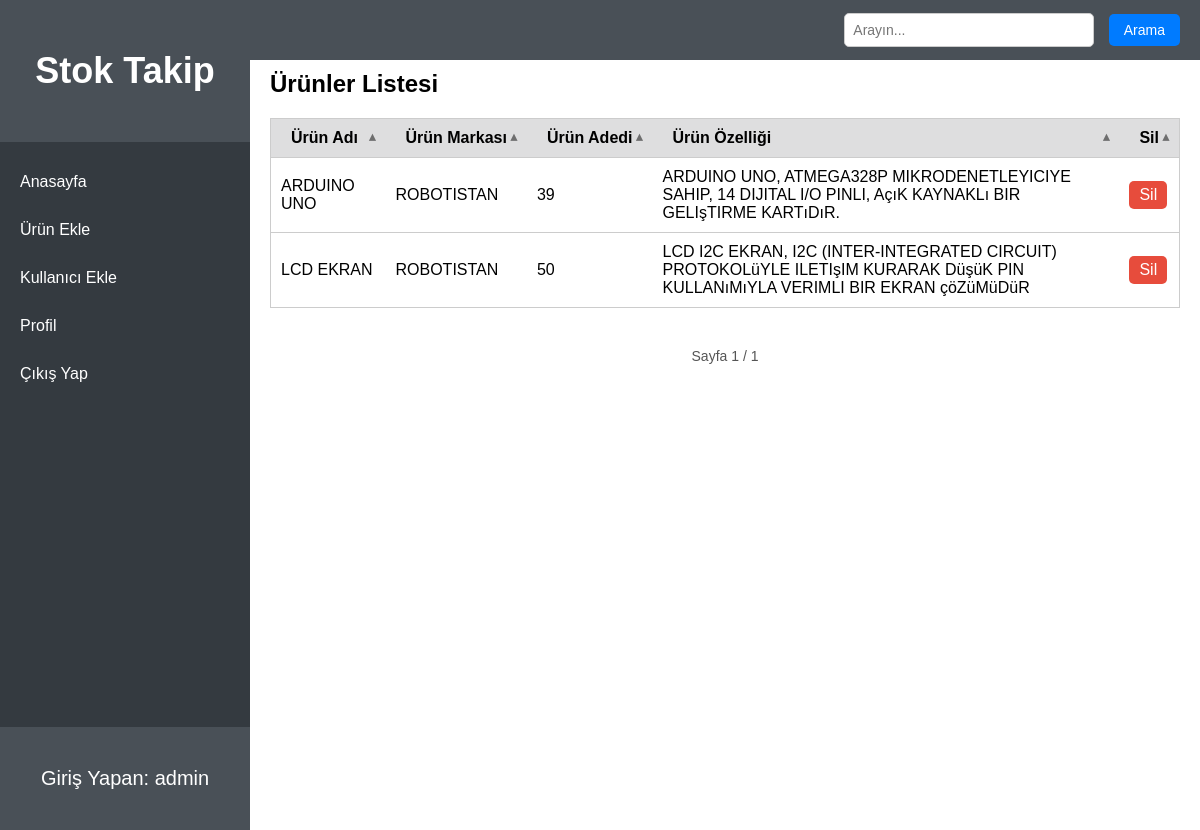
/anasayfa (signed in), run on the app's committed database.
### tables this page shows
CREATE TABLE "Urunler" (
	"UrunID"	INTEGER UNIQUE,
	"UrunAdi"	INTEGER,
	"UrunMarkasi"	TEXT,
	"UrunAdedi"	INTEGER,
	"UrunOzelligi"	TEXT,
	PRIMARY KEY("UrunID" AUTOINCREMENT)
);

### app.py (the view)
@app.route("/anasayfa", methods=["GET", "POST"])
def anasayfa():
    connection = create_connection()
    cursor = connection.cursor()
    page = request.args.get("page", 1, type=int)
    items_per_page = 10  # Her sayfada gösterilecek ürün sayısı
    offset = (page - 1) * items_per_page  # Sayfa başına gelen ürün sayısı
    arama = request.args.get("search")  # Arama kontrolü
    if arama:
        cursor.execute("""
            SELECT UPPER(UrunAdi), UPPER(UrunMarkasi), UrunAdedi, UPPER(UrunOzelligi)
            FROM Urunler
            WHERE UrunAdi LIKE ? OR UrunMarkasi LIKE ? OR UrunOzelligi LIKE ?
            LIMIT ? OFFSET ?
        """, ('%' + arama + '%', '%' + arama + '%', '%' + arama + '%', items_per_page, offset))
    else:
        cursor.execute("""
            SELECT UrunID, UPPER(UrunAdi), UPPER(UrunMarkasi), UrunAdedi, UPPER(UrunOzelligi)
            FROM Urunler
            LIMIT ? OFFSET ?
        """, (items_per_page, offset))
    urunler = cursor.fetchall()
    cursor.execute("SELECT COUNT(*) FROM Urunler")
    total_items = cursor.fetchone()[0]
    total_pages = (total_items // items_per_page) + (1 if total_items % items_per_page else 0)
    return render_template("anasayfa.html", urunler=urunler, title="Anasayfa", page=page, total_pages=total_pages)

### app.py (called while the page is built)
def create_connection():
    return sqlite3.connect(database_dir)

### templates/anasayfa.html (shortened to what this page needs)
{% extends "base.html" %}
{% block icerik %}
<div class="main-content">
    <div class="urunler">
        <h2>Ürünler Listesi</h2>
        <table id="urunlerTable">
            <thead class="sutunBasliklari">
                <tr>
                    <th onclick="sortTable(1)">Ürün Adı</th>
                    <th onclick="sortTable(2)">Ürün Markası</th>
                    <th onclick="sortTable(3)">Ürün Adedi</th>
                    <th onclick="sortTable(4)">Ürün Özelliği</th>
                    <th>Sil</th>
                </tr>
            </thead>
            <tbody>
                {% for urun in urunler %}
                <tr>
                    <td>{{ urun[1] }}</td>
                    <td>{{ urun[2] }}</td>
                    <td>{{ urun[3] }}</td>
                    <td>{{ urun[4] }}</td>
                    <td>
                        <form action="/urunsil/{{ urun[0] }}" method="POST" onsubmit="return confirm('Bu ürünü silmek istediğinizden emin misiniz?');">
                            <button type="submit" class="delete-button">Sil</button>
                        </form>
                    </td>
                </tr>
                {% endfor %}
            </tbody>
        </table>
        <div class="container">
            <div class="pagination">
                <span class="pagination-info">Sayfa {{ page }} / {{ total_pages }}</span>
            </div>
        </div>
    </div>
</div>
{% endblock %}

### static/css/stil.css (style rules this page uses)
* { box-sizing: border-box; }
body { display: flex; justify-content: center; align-items: center; height: 100vh; margin: 0; background-color: #f8f9fa; font-family: 'Gill Sans', 'Gill Sans MT', Calibri, 'Trebuchet MS', sans-serif; }
.container { max-width: 1200px; margin: 0 auto; padding: 20px; }
.main-content { flex-grow: 1; padding: 20px; background-color: #ffffff; min-height: 100vh; margin-left: 250px; margin-top: 60px; overflow-y: auto; }
table { border: 1px solid #ccc; width: 100%; text-align: left; margin-top: 20px; border-collapse: collapse; }
th, td { padding: 10px; border-bottom: 1px solid #ccc; }
th { padding: 10px 20px; background-color: #dededf; cursor: pointer; position: relative; white-space: nowrap; }
th::after { content: '\25B4'; font-size: 0.8em; position: absolute; right: 10px; opacity: 0.5; transition: transform 0.3s ease; }
button { padding: 10px 20px; background-color: #007bff; color: white; border: none; border-radius: 4px; cursor: pointer; font-size: 16px; }
.delete-button { background-color: #e74c3c; color: white; border: none; padding: 5px 10px; cursor: pointer; border-radius: 5px; }
.pagination { display: flex; justify-content: center; align-items: center; margin-top: 20px; gap: 10px; }
.pagination-info { font-size: 14px; color: #555; }

### data on the page
Urunler: UrunAdi "ARDUINO UNO", UrunMarkasi "ROBOTISTAN", UrunAdedi "39", UrunOzelligi "ARDUINO UNO, ATMEGA328P MIKRODENETLEYICIYE SAHIP, 14 DIJITAL I/O PINLI, AçıK KAYNAKLı BIR GELIşTIRME KARTıDıR."
Urunler: UrunAdi "LCD EKRAN", UrunMarkasi "ROBOTISTAN", UrunAdedi "50", UrunOzelligi "LCD I2C EKRAN, I2C (INTER-INTEGRATED CIRCUIT) PROTOKOLüYLE ILETIşIM KURARAK DüşüK PIN KULLANıMıYLA VERIMLI BIR EKRAN çöZüMüDüR"

### other printed values
{{ session.get('username', 'Kullanıcı') }} "admin"
{{ page }} "1"
{{ total_pages }} "1"
